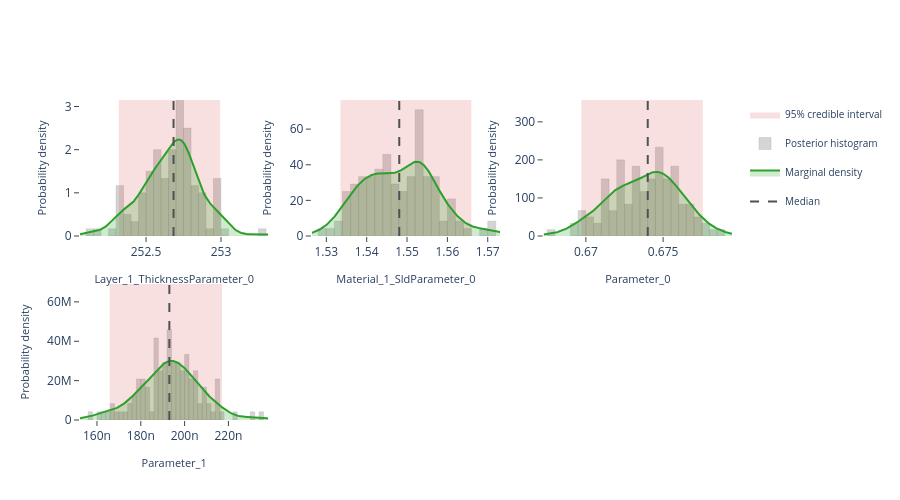

Notebook source saved alongside this figure:
### Markdown cell above
## Interactive posterior plots

The next three cells render the same Plotly figures that are shown on the
Bayesian Posterior tab of the EasyReflectometryApp:

* **Marginals** — per-parameter distribution: histogram + smooth KDE marginal,
  shaded 95% credible interval, and median / best-sample lines
  (`plot_distribution` or `posterior.distribution()`)
* **Corner plot** — pairwise marginals + 2-D contours + scatter (`plot_corner`)
* **Traces** — per-chain trace + marginal histogram (`plot_trace`)

The standalone helpers are called with ``return_figure=True`` so they return a
Plotly ``Figure`` that we render in the notebook with ``fig.show()``; the
``PosteriorResults`` methods return the figure directly.

### Code cell
# ---- Marginal posterior distributions ---------------------------------------
# One panel per free parameter, each overlaying the posterior histogram, a
# smooth Gaussian-KDE marginal, the shaded 95% credible interval, and the
# median / best-sample reference lines.  Mirrors the "Marginals" sub-tab in
# the EasyReflectometryApp.

# The PosteriorResults method passes ``logp`` through automatically so the
# best posterior sample (MAP) line is drawn:
fig = posterior.distribution()
fig.show()

# Standalone equivalent (pass ``logp`` to get the best-sample line):
# fig = plot_distribution(
#     posterior.draws,
#     posterior.param_names,
#     logp=posterior.logp,
#     return_figure=True,
# )
# fig.show()

### Figure 1 — Plotly figure (JSON) as saved in the notebook; plotly's stock layout.template omitted (floating-point values rounded to 4 significant figures; data arrays with more than 128 entries replaced by an {"elided": "..."} marker saying what was removed)
{"data": [{"fill": "toself", "fillcolor": "rgba(214, 39, 40, 0.14)", "hoverinfo": "skip", "legendgroup": "95% credible interval", "line": {"color": "rgba(214, 39, 40, 0.14)", "width": 0}, "mode": "lines", "name": "95% credible interval", "showlegend": true, "type": "scatter", "x": [252.3, 253.0, 253.0, 252.3, 252.3], "xaxis": "x", "y": [0.0, 0.0, 3.151, 3.151, 0.0], "yaxis": "y"}, {"histnorm": "probability density", "hovertemplate": "sample=%{x:.4f}<br>density: %{y:.2f}<extra></extra>", "legendgroup": "histogram", "marker": {"color": "rgba(120, 120, 120, 0.38)", "line": {"color": "rgba(120, 120, 120, 0.24)", "width": 1}}, "name": "Posterior histogram", "nbinsx": 40, "opacity": 0.82, "showlegend": true, "type": "histogram", "x": [252.5, 252.3, 253.0, 252.6, 252.6, 252.4, 252.6, 252.9, 252.7, 252.7, 253.0, 253.0, 252.6, 252.8, 252.7, 252.7, 252.6, 253.3, 252.1, 252.2, 252.6, 252.8, 252.5, 252.6, 252.8, 253.0, 252.3, 252.7, 252.5, 253.0, 252.8, 252.6, 252.8, 252.5, 252.8, 252.8, 252.8, 252.7, 252.3, 252.6, 252.8, 252.5, 252.6, 252.7, 252.6, 252.8, 252.4, 252.7, 252.7, 252.3, 253.0, 252.4, 252.7, 252.8, 252.8, 252.6, 252.5, 252.9, 252.6, 252.4, 252.5, 252.6, 252.8, 252.7, 252.5, 252.7, 252.8, 253.0, 252.6, 252.7, 252.6, 252.7, 252.6, 252.7, 252.9, 252.5, 252.7, 252.8, 252.3, 253.0, 252.7, 252.8, 252.7, 252.7, 252.6, 253.0, 252.4, 252.9, 252.8, 252.3, 252.8, 252.5, 252.7, 252.8, 252.5, 252.7, 252.9, 252.6, 252.5, 252.7, 252.7, 252.9, 252.3, 252.9, 252.6, 252.7, 252.7, 252.5, 252.7, 252.8, 252.7, 252.7, 252.8, 252.7, 252.7, 252.5, 252.7, 252.8, 252.3, 252.5], "xaxis": "x", "yaxis": "y"}, {"fill": "tozeroy", "fillcolor": "rgba(44, 160, 44, 0.22)", "hovertemplate": "Layer_1_ThicknessParameter_0: %{x:.4f}<br>density: %{y:.4f}<extra></extra>", "legendgroup": "marginal", "line": {"color": "rgb(44, 160, 44)", "width": 2}, "mode": "lines", "name": "Marginal density", "showlegend": true, "type": "scatter", "x": {"elided": "256 float values"}, "xaxis": "x", "y": {"elided": "256 float values"}, "yaxis": "y"}, {"hovertemplate": "Median: %{x:.4f}<extra></extra>", "legendgroup": "Median", "line": {"color": "rgb(80, 80, 80)", "dash": "dash", "width": 2}, "mode": "lines", "name": "Median", "showlegend": true, "type": "scatter", "x": [252.7, 252.7], "xaxis": "x", "y": [0.0, 3.151], "yaxis": "y"}, {"fill": "toself", "fillcolor": "rgba(214, 39, 40, 0.14)", "hoverinfo": "skip", "legendgroup": "95% credible interval", "line": {"color": "rgba(214, 39, 40, 0.14)", "width": 0}, "mode": "lines", "name": "95% credible interval", "showlegend": false, "type": "scatter", "x": [1.534, 1.566, 1.566, 1.534, 1.534], "xaxis": "x2", "y": [0.0, 0.0, 76.35, 76.35, 0.0], "yaxis": "y2"}, {"histnorm": "probability density", "hovertemplate": "sample=%{x:.4f}<br>density: %{y:.2f}<extra></extra>", "legendgroup": "histogram", "marker": {"color": "rgba(120, 120, 120, 0.38)", "line": {"color": "rgba(120, 120, 120, 0.24)", "width": 1}}, "name": "Posterior histogram", "nbinsx": 40, "opacity": 0.82, "showlegend": false, "type": "histogram", "x": [1.536, 1.536, 1.538, 1.557, 1.558, 1.546, 1.553, 1.539, 1.544, 1.54, 1.551, 1.541, 1.552, 1.539, 1.538, 1.544, 1.535, 1.55, 1.562, 1.571, 1.554, 1.546, 1.54, 1.541, 1.548, 1.551, 1.54, 1.534, 1.556, 1.554, 1.549, 1.551, 1.553, 1.537, 1.552, 1.554, 1.549, 1.548, 1.559, 1.547, 1.539, 1.548, 1.539, 1.563, 1.553, 1.535, 1.556, 1.554, 1.553, 1.561, 1.553, 1.545, 1.554, 1.545, 1.542, 1.545, 1.566, 1.542, 1.561, 1.571, 1.543, 1.545, 1.536, 1.569, 1.556, 1.543, 1.538, 1.556, 1.543, 1.553, 1.561, 1.534, 1.558, 1.549, 1.56, 1.552, 1.534, 1.544, 1.551, 1.558, 1.542, 1.543, 1.538, 1.541, 1.557, 1.545, 1.554, 1.551, 1.553, 1.561, 1.555, 1.55, 1.551, 1.548, 1.543, 1.551, 1.542, 1.542, 1.554, 1.539, 1.554, 1.555, 1.552, 1.539, 1.553, 1.533, 1.54, 1.546, 1.537, 1.547, 1.554, 1.534, 1.555, 1.547, 1.554, 1.529, 1.546, 1.557, 1.546, 1.531], "xaxis": "x2", "yaxis": "y2"}, {"fill": "tozeroy", "fillcolor": "rgba(44, 160, 44, 0.22)", "hovertemplate": "Material_1_SldParameter_0: %{x:.4f}<br>density: %{y:.4f}<extra></extra>", "legendgroup": "marginal", "line": {"color": "rgb(44, 160, 44)", "width": 2}, "mode": "lines", "name": "Marginal density", "showlegend": false, "type": "scatter", "x": {"elided": "256 float values"}, "xaxis": "x2", "y": {"elided": "256 float values"}, "yaxis": "y2"}, {"hovertemplate": "Median: %{x:.4f}<extra></extra>", "legendgroup": "Median", "line": {"color": "rgb(80, 80, 80)", "dash": "dash", "width": 2}, "mode": "lines", "name": "Median", "showlegend": false, "type": "scatter", "x": [1.548, 1.548], "xaxis": "x2", "y": [0.0, 76.35], "yaxis": "y2"}, {"fill": "toself", "fillcolor": "rgba(214, 39, 40, 0.14)", "hoverinfo": "skip", "legendgroup": "95% credible interval", "line": {"color": "rgba(214, 39, 40, 0.14)", "width": 0}, "mode": "lines", "name": "95% credible interval", "showlegend": false, "type": "scatter", "x": [0.6697, 0.6776, 0.6776, 0.6697, 0.6697], "xaxis": "x3", "y": [0.0, 0.0, 357.4, 357.4, 0.0], "yaxis": "y3"}, {"histnorm": "probability density", "hovertemplate": "sample=%{x:.4f}<br>density: %{y:.2f}<extra></extra>", "legendgroup": "histogram", "marker": {"color": "rgba(120, 120, 120, 0.38)", "line": {"color": "rgba(120, 120, 120, 0.24)", "width": 1}}, "name": "Posterior histogram", "nbinsx": 40, "opacity": 0.82, "showlegend": false, "type": "histogram", "x": [0.6703, 0.6702, 0.6746, 0.6747, 0.6767, 0.6736, 0.6745, 0.6722, 0.6738, 0.6704, 0.6735, 0.6733, 0.6776, 0.6721, 0.6732, 0.6722, 0.6719, 0.6736, 0.6745, 0.6778, 0.6758, 0.6762, 0.6715, 0.6694, 0.6735, 0.6741, 0.6719, 0.6718, 0.676, 0.675, 0.6757, 0.6741, 0.6714, 0.6726, 0.674, 0.6741, 0.6747, 0.6745, 0.6764, 0.6746, 0.6725, 0.6713, 0.6744, 0.6751, 0.6783, 0.6691, 0.6763, 0.6721, 0.6751, 0.6754, 0.675, 0.6723, 0.6747, 0.671, 0.6755, 0.6747, 0.6756, 0.6734, 0.6749, 0.6757, 0.6729, 0.6715, 0.6708, 0.677, 0.674, 0.6731, 0.6712, 0.6754, 0.6737, 0.6759, 0.6772, 0.6697, 0.6789, 0.6759, 0.6739, 0.677, 0.6713, 0.6725, 0.6717, 0.6758, 0.6722, 0.676, 0.6721, 0.6732, 0.6743, 0.6705, 0.6748, 0.6728, 0.6746, 0.6754, 0.6751, 0.677, 0.6752, 0.6745, 0.674, 0.6724, 0.673, 0.6712, 0.6757, 0.6713, 0.6744, 0.6758, 0.6744, 0.6721, 0.6771, 0.6678, 0.6722, 0.6762, 0.6752, 0.6722, 0.6767, 0.6697, 0.6769, 0.6744, 0.6699, 0.6735, 0.6728, 0.6734, 0.673, 0.6699], "xaxis": "x3", "yaxis": "y3"}, {"fill": "tozeroy", "fillcolor": "rgba(44, 160, 44, 0.22)", "hovertemplate": "Parameter_0: %{x:.4f}<br>density: %{y:.4f}<extra></extra>", "legendgroup": "marginal", "line": {"color": "rgb(44, 160, 44)", "width": 2}, "mode": "lines", "name": "Marginal density", "showlegend": false, "type": "scatter", "x": {"elided": "256 float values"}, "xaxis": "x3", "y": {"elided": "256 float values"}, "yaxis": "y3"}, {"hovertemplate": "Median: %{x:.4f}<extra></extra>", "legendgroup": "Median", "line": {"color": "rgb(80, 80, 80)", "dash": "dash", "width": 2}, "mode": "lines", "name": "Median", "showlegend": false, "type": "scatter", "x": [0.674, 0.674], "xaxis": "x3", "y": [0.0, 357.4], "yaxis": "y3"}, {"fill": "toself", "fillcolor": "rgba(214, 39, 40, 0.14)", "hoverinfo": "skip", "legendgroup": "95% credible interval", "line": {"color": "rgba(214, 39, 40, 0.14)", "width": 0}, "mode": "lines", "name": "95% credible interval", "showlegend": false, "type": "scatter", "x": [1.659e-07, 2.171e-07, 2.171e-07, 1.659e-07, 1.659e-07], "xaxis": "x4", "y": [0.0, 0.0, 69090000.0, 69090000.0, 0.0], "yaxis": "y4"}, {"histnorm": "probability density", "hovertemplate": "sample=%{x:.4f}<br>density: %{y:.2f}<extra></extra>", "legendgroup": "histogram", "marker": {"color": "rgba(120, 120, 120, 0.38)", "line": {"color": "rgba(120, 120, 120, 0.24)", "width": 1}}, "name": "Posterior histogram", "nbinsx": 40, "opacity": 0.82, "showlegend": false, "type": "histogram", "x": [2.072e-07, 2.093e-07, 2.071e-07, 2.231e-07, 1.659e-07, 1.967e-07, 1.976e-07, 1.928e-07, 1.807e-07, 1.884e-07, 1.947e-07, 1.661e-07, 1.998e-07, 1.562e-07, 1.919e-07, 1.967e-07, 2.311e-07, 1.84e-07, 1.918e-07, 2.014e-07, 1.878e-07, 2.124e-07, 1.946e-07, 2.052e-07, 2.144e-07, 2.031e-07, 2.033e-07, 1.922e-07, 1.886e-07, 1.919e-07, 1.768e-07, 1.914e-07, 2.085e-07, 2.111e-07, 1.783e-07, 1.896e-07, 1.983e-07, 1.867e-07, 1.667e-07, 2.013e-07, 1.915e-07, 1.886e-07, 1.926e-07, 1.905e-07, 1.758e-07, 2.047e-07, 1.919e-07, 2.143e-07, 1.695e-07, 1.964e-07, 1.793e-07, 1.867e-07, 2.158e-07, 2.155e-07, 1.882e-07, 1.803e-07, 1.972e-07, 1.792e-07, 2.02e-07, 2.019e-07, 2.169e-07, 1.879e-07, 2.09e-07, 1.869e-07, 2.007e-07, 1.861e-07, 1.783e-07, 2.055e-07, 1.807e-07, 2.054e-07, 2.049e-07, 1.939e-07, 1.866e-07, 1.868e-07, 1.954e-07, 1.924e-07, 1.995e-07, 1.807e-07, 1.925e-07, 1.82e-07, 2.105e-07, 1.968e-07, 1.921e-07, 1.953e-07, 1.604e-07, 1.809e-07, 1.703e-07, 2.158e-07, 1.742e-07, 1.964e-07, 1.948e-07, 2.008e-07, 1.996e-07, 1.84e-07, 2.012e-07, 1.737e-07, 1.87e-07, 1.768e-07, 2.052e-07, 2.025e-07, 1.834e-07, 1.629e-07, 1.891e-07, 1.984e-07, 2.003e-07, 1.932e-07, 2.022e-07, 1.785e-07, 1.923e-07, 1.981e-07, 2.035e-07, 1.939e-07, 2.343e-07, 1.929e-07, 1.842e-07, 1.959e-07, 1.77e-07, 1.959e-07, 2.091e-07, 1.861e-07], "xaxis": "x4", "yaxis": "y4"}, {"fill": "tozeroy", "fillcolor": "rgba(44, 160, 44, 0.22)", "hovertemplate": "Parameter_1: %{x:.4f}<br>density: %{y:.4f}<extra></extra>", "legendgroup": "marginal", "line": {"color": "rgb(44, 160, 44)", "width": 2}, "mode": "lines", "name": "Marginal density", "showlegend": false, "type": "scatter", "x": {"elided": "256 float values"}, "xaxis": "x4", "y": {"elided": "256 float values"}, "yaxis": "y4"}, {"hovertemplate": "Median: %{x:.4f}<extra></extra>", "legendgroup": "Median", "line": {"color": "rgb(80, 80, 80)", "dash": "dash", "width": 2}, "mode": "lines", "name": "Median", "showlegend": false, "type": "scatter", "x": [1.93e-07, 1.93e-07], "xaxis": "x4", "y": [0.0, 69090000.0], "yaxis": "y4"}], "layout": {"barmode": "overlay", "height": 500, "legend": {"font": {"size": 10}}, "plot_bgcolor": "white", "showlegend": true, "xaxis": {"anchor": "y", "domain": [0.0, 0.2889], "range": [252.1, 253.3], "showgrid": false, "ticks": "outside", "title": {"font": {"size": 11}, "text": "Layer_1_ThicknessParameter_0"}, "zeroline": false}, "xaxis2": {"anchor": "y2", "domain": [0.3556, 0.6444], "range": [1.526, 1.573], "showgrid": false, "ticks": "outside", "title": {"font": {"size": 11}, "text": "Material_1_SldParameter_0"}, "zeroline": false}, "xaxis3": {"anchor": "y3", "domain": [0.7111, 1.0], "range": [0.6673, 0.6795], "showgrid": false, "ticks": "outside", "title": {"font": {"size": 11}, "text": "Parameter_0"}, "zeroline": false}, "xaxis4": {"anchor": "y4", "domain": [0.0, 0.2889], "range": [1.523e-07, 2.382e-07], "showgrid": false, "ticks": "outside", "title": {"font": {"size": 11}, "text": "Parameter_1"}, "zeroline": false}, "xaxis5": {"anchor": "y5", "domain": [0.3556, 0.6444], "showgrid": false, "ticks": "outside", "zeroline": false}, "xaxis6": {"anchor": "y6", "domain": [0.7111, 1.0], "showgrid": false, "ticks": "outside", "zeroline": false}, "yaxis": {"anchor": "x", "domain": [0.575, 1.0], "range": [0.0, 3.151], "showgrid": false, "ticks": "outside", "title": {"font": {"size": 11}, "text": "Probability density"}, "zeroline": false}, "yaxis2": {"anchor": "x2", "domain": [0.575, 1.0], "range": [0.0, 76.35], "showgrid": false, "ticks": "outside", "title": {"font": {"size": 11}, "text": "Probability density"}, "zeroline": false}, "yaxis3": {"anchor": "x3", "domain": [0.575, 1.0], "range": [0.0, 357.4], "showgrid": false, "ticks": "outside", "title": {"font": {"size": 11}, "text": "Probability density"}, "zeroline": false}, "yaxis4": {"anchor": "x4", "domain": [0.0, 0.425], "range": [0.0, 69090000.0], "showgrid": false, "ticks": "outside", "title": {"font": {"size": 11}, "text": "Probability density"}, "zeroline": false}, "yaxis5": {"anchor": "x5", "domain": [0.0, 0.425], "showgrid": false, "ticks": "outside", "zeroline": false}, "yaxis6": {"anchor": "x6", "domain": [0.0, 0.425], "showgrid": false, "ticks": "outside", "zeroline": false}}}
